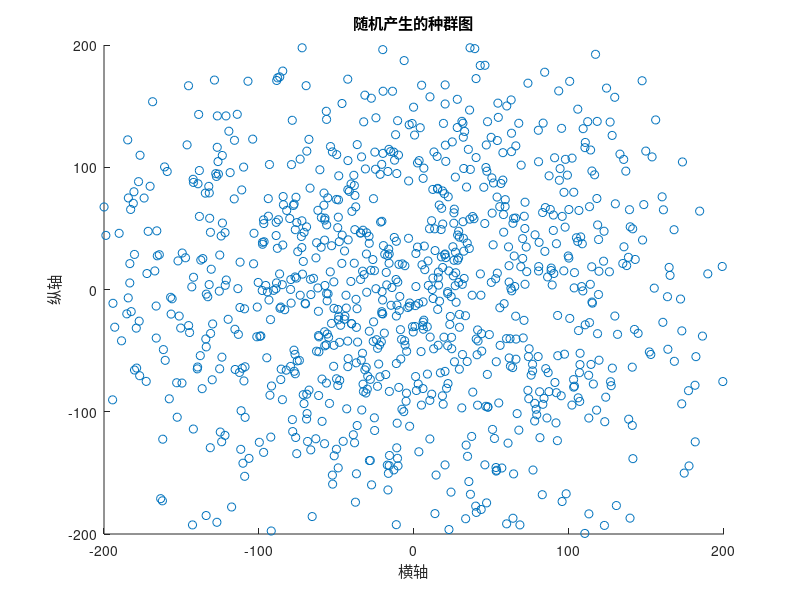

This figure's MATLAB source: (Note: this script raises an error after producing the figure.)
%%%%%%%%%%%%%%%%%%%%%%%%%%%%%%%%
%%%%%%%%%%%%%主函数%%%%%%%%%%%%%
clear;
clc;
%%%使用遗传算法求解旅行商问题
%%%求解过程
%%%1.种群初始化，个体编码使用实数编码，编码为1-n随机排列，种群数为M，染色体基因数（城市的个数）
%%%设置迭代次数，交叉概率，编译概率
%%%2.使用度函数处理，使用路径的倒数，距离越短，适应函数就越好
%%%3.选择操作，根据实际情况选择最合适的算法，有轮盘赌法，锦标塞法
%%%4.交叉炒作，选择两个个体，在对应位置上交换若干个基因片段
%%%5.编译操作，对一个染色体个体，对染色体任意位置进行变换
%%%
%%%
%%%
%%%
%%%%%%%%%%%%%输入参数%%%%%%%%%%%%
N=1000;               %%城市的个数
M=10000;               %%种群的个数
C=1000000;               %%迭代次数
C_old=C;
m=2;                %%适应值归一化淘汰加速指数
Pc=0.4;             %%交叉概率
Pmutation=0.02;       %%变异概率

%%%%%%%%%生成城市的坐标%%%%%%%%%%%%%%%%
pos=randn(N,2)*100;

%%%%%%%%生成城市之间距离矩阵%%%%%%%%%%%%
D=zeros(N,N);
for i=1:N
    for j=i+1:N
        dis=(pos(i,1)-pos(j,1)).^2+(pos(i,2)-pos(j,2)).^2;
        D(i,j)=dis^(0.5);
        D(j,i)=D(i,j);
    end
end

%%%%%%%%生成初始群体%%%%%%%%%%%%%%%%%%%%
popm=zeros(M,N);
for i=1:M
    popm(i,:)=randperm(N);
end

%%%%%%%%随机选择一个种群%%%%%%%%%%%%%%%%
R=popm(1,:);
figure(1);
scatter(pos(:,1),pos(:,2) ,'k.');
xlabel('横轴')
ylabel('纵轴')
title('随机产生的种群图')
axis([-200 200 -200 200]);%设置x
figure(2);
plot_route(pos,R);      
xlabel('横轴')
ylabel('纵轴')
title('随机生成种群中城市路径情况')
axis([-200 200 -200 200]);%设置x

%%%%%%%%初始化种群及其适应函数%%%%%%%%%%%%
fitness=zeros(M,1);
len=zeros(M,1);
for i=1:M
    len(i,1)=myLength(D,popm(i,:));
end
maxlen=max(len);
minlen=min(len);
fitness=fit(len,m,maxlen,minlen);
rr=find(len==minlen);
R=popm(rr(1,1),:);
for i=1:N
% fprintf('%d ',R(i));
end
% fprintf('\n');
fitness=fitness/sum(fitness); 
distance_min=zeros(C+1,1);  %%各次迭代的最小的种群的距离
while C>=0
% fprintf('迭代第%d次\n',C);
%%%%选择操作%%%%
nn=0;
for i=1:size(popm,1)
    len_1(i,1)=myLength(D,popm(i,:));
    jc=rand*0.3;
    for j=1:size(popm,1)
        if fitness(j,1)>=jc
        nn=nn+1;
        popm_sel(nn,:)=popm(j,:);
        break;
        end
    end
end
%%%%每次选择都保存最优的种群%%%%
popm_sel=popm_sel(1:nn,:);
[len_m len_index]=min(len_1);
popm_sel=[popm_sel;popm(len_index,:)]; 
%%%%交叉操作%%%%
nnper=randperm(nn);
A=popm_sel(nnper(1),:);
B=popm_sel(nnper(2),:);
for i=1:nn*Pc
[A,B]=cross(A,B);
popm_sel(nnper(1),:)=A;
popm_sel(nnper(2),:)=B;
end
%%%%变异操作%%%%
for i=1:nn
    pick=rand;
    while pick==0
         pick=rand;
    end
    if pick<=Pmutation
       popm_sel(i,:)=Mutation(popm_sel(i,:));
    end
end
%%%%求适应度函数%%%%
NN=size(popm_sel,1);
len=zeros(NN,1);
for i=1:NN
    len(i,1)=myLength(D,popm_sel(i,:));
end
maxlen=max(len);
minlen=min(len);
distance_min(C+1,1)=minlen;
fitness=fit(len,m,maxlen,minlen);
rr=find(len==minlen);
% fprintf('minlen=%d\n',minlen);
R=popm_sel(rr(1,1),:);
for i=1:N
% fprintf('%d ',R(i));
end
% fprintf('\n');
popm=[];
popm=popm_sel;
C=C-1;
%pause(1);
end
figure(3)
plot_route(pos,R);
xlabel('横轴')
ylabel('纵轴')
title('优化后的种群中城市路径情况')
axis([-200 200 -200 200]);%设置x
disp('最短路径为')
disp(myLength(D,R));
